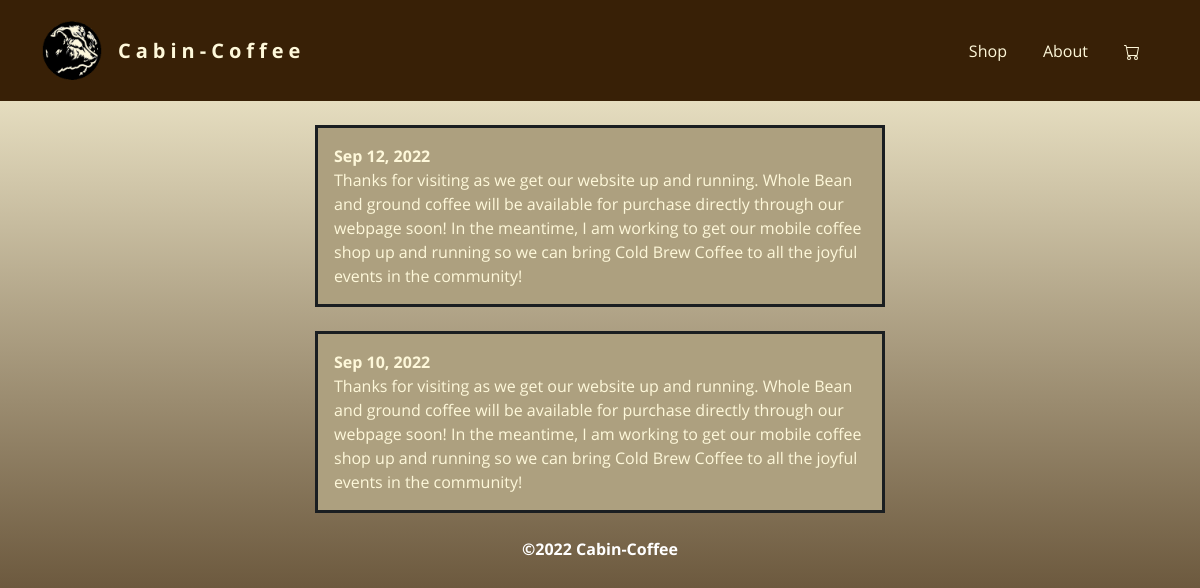
Page /news/ on the committed database.
### store/models.py (models this page shows, shortened)
class News(models.Model):
    description = models.CharField(max_length=4000)
    class Meta:
        verbose_name_plural = 'News'
        ordering = ['-id']

### store/views.py (the view)
# urls.py: path('news/', views.news, name='news'),
def news(request):
    news = News.objects.all()
    return render(request, 'store/news.html', {'news': news})

### store/templates/store/news.html (shortened to what this page needs)
{% extends 'base.html' %}
{% load static %}
{% block body_content %}
<section>
    <div class="container">
        {% for story in news %}
        <div class="row">
            <div class="col-12 col-md-6 offset-md-3 box bg-cream mt-4 p-3">
            {{ story.description|safe }}
            </div>
        </div>
        {% endfor %}
    </div>
</section>
{% endblock %}

### base/static/css/styles.css (style rules this page uses)
html { font-family: "Open Sans"; background: #fef8da; background: linear-gradient(#fef8da, #382006); height: 100%; margin: 0; background-repeat: no-repeat; background-attachment: fixed; }
body { font-family: "Open Sans"; background: #fef8da; background: linear-gradient(#fef8da, #382006); height: 100%; margin: 0; background-repeat: no-repeat; background-attachment: fixed; }
.bg-cream { color: #fef8da; }
.box { background: #ada07f; border-color: #1a1e21; border-width: 3px; align-items: center; border-style: solid; }

### rows in the picture
News: description "Sep 12, 2022 Thanks for visiting as we get our website up and running. Whole Bean and ground coffee will be available for purchase directly through our webpage soon! In the meantime, I am working to get our mobile coffee shop up and running so we can bring Cold Brew Coffee to all the joyful events in the community!"
News: description "Sep 10, 2022 Thanks for visiting as we get our website up and running. Whole Bean and ground coffee will be available for purchase directly through our webpage soon! In the meantime, I am working to get our mobile coffee shop up and running so we can bring Cold Brew Coffee to all the joyful events in the community!"
